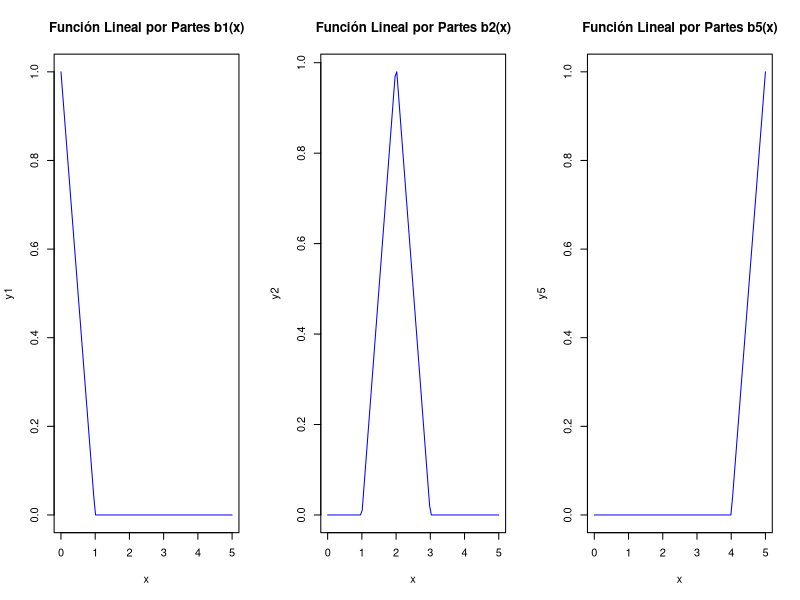

The R source for this figure:
## ---- chunk 1
knitr::opts_chunk$set(fig.path = 'figurasR/',
                      echo = FALSE, warning = FALSE, message = FALSE,
                      fig.pos="H",fig.align="center",out.width="95%",
                      cache=FALSE)

## ---- chunk 2
# Definir la función lineal por partes
b1 <- function(x) {
  ifelse(x < 1, 1-x, 0)
}

b2 <- function(x) {
  ifelse(1< x & x < 2, x-1, ifelse(2<x & x<3,3-x,0))
}

b5 <- function(x){
  ifelse(x > 4, x-4, 0)
}
# Generar datos para la gráfica
x <- seq(0, 5, length.out = 100)
y1 <- b1(x)
y2 <- b2(x)
y5 <- b5(x)
# Dividir el espacio de la gráfica en 1 fila y 3 columnas
par(mfrow = c(1, 3))

# Graficar la función lineal por partes
plot(x, y1, type = "l", col = "blue", main = "Función Lineal por Partes b1(x)")
plot(x, y2, type = "l", col = "blue", main = "Función Lineal por Partes b2(x)")
plot(x, y5, type = "l", col = "blue", main = "Función Lineal por Partes b5(x)")


